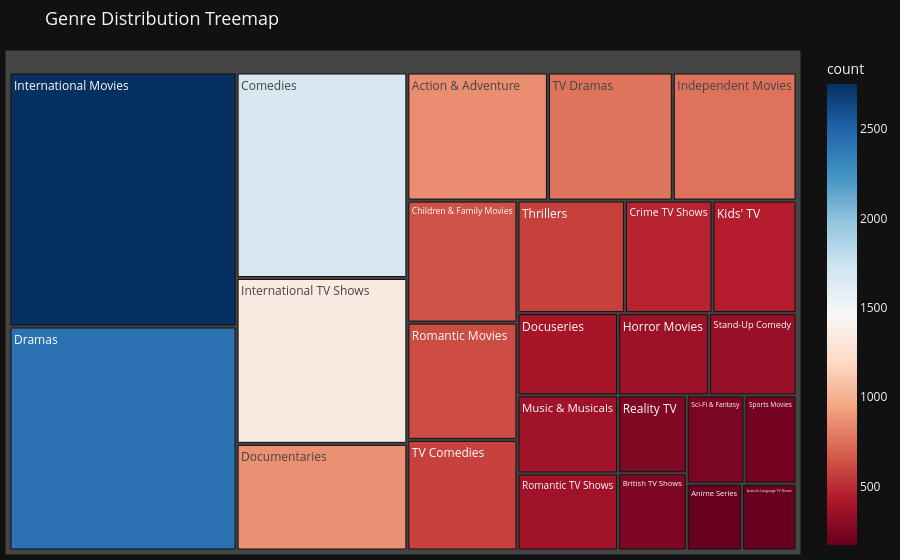

The cell this chart's notebook holds for it:
### Code cell
# Chart Genre-2: Genre Treemap (Plotly — interactive)
fig = plot_genre_treemap(df)
fig.show()

### Figure 1 — Plotly figure (JSON) as saved in the notebook; plotly's stock layout.template omitted (floating-point values rounded to 4 significant figures)
{"data": [{"branchvalues": "total", "customdata": [[2752.0], [2427.0], [1674.0], [1351.0], [869.0], [859.0], [763.0], [756.0], [641.0], [616.0], [581.0], [577.0], [470.0], [451.0], [395.0], [375.0], [370.0], [357.0], [343.0], [255.0], [253.0], [243.0], [219.0], [176.0], [174.0]], "domain": {"x": [0.0, 1.0], "y": [0.0, 1.0]}, "hovertemplate": "labels=%{label}<br>count_sum=%{value}<br>parent=%{parent}<br>id=%{id}<br>count=%{color}<extra></extra>", "ids": ["International Movies", "Dramas", "Comedies", "International TV Shows", "Documentaries", "Action & Adventure", "TV Dramas", "Independent Movies", "Children & Family Movies", "Romantic Movies", "TV Comedies", "Thrillers", "Crime TV Shows", "Kids' TV", "Docuseries", "Music & Musicals", "Romantic TV Shows", "Horror Movies", "Stand-Up Comedy", "Reality TV", "British TV Shows", "Sci-Fi & Fantasy", "Sports Movies", "Anime Series", "Spanish-Language TV Shows"], "labels": ["International Movies", "Dramas", "Comedies", "International TV Shows", "Documentaries", "Action & Adventure", "TV Dramas", "Independent Movies", "Children & Family Movies", "Romantic Movies", "TV Comedies", "Thrillers", "Crime TV Shows", "Kids' TV", "Docuseries", "Music & Musicals", "Romantic TV Shows", "Horror Movies", "Stand-Up Comedy", "Reality TV", "British TV Shows", "Sci-Fi & Fantasy", "Sports Movies", "Anime Series", "Spanish-Language TV Shows"], "marker": {"coloraxis": "coloraxis", "colors": [2752.0, 2427.0, 1674.0, 1351.0, 869.0, 859.0, 763.0, 756.0, 641.0, 616.0, 581.0, 577.0, 470.0, 451.0, 395.0, 375.0, 370.0, 357.0, 343.0, 255.0, 253.0, 243.0, 219.0, 176.0, 174.0]}, "name": "", "parents": ["", "", "", "", "", "", "", "", "", "", "", "", "", "", "", "", "", "", "", "", "", "", "", "", ""], "type": "treemap", "values": [2752.0, 2427.0, 1674.0, 1351.0, 869.0, 859.0, 763.0, 756.0, 641.0, 616.0, 581.0, 577.0, 470.0, 451.0, 395.0, 375.0, 370.0, 357.0, 343.0, 255.0, 253.0, 243.0, 219.0, 176.0, 174.0]}], "layout": {"coloraxis": {"autocolorscale": false, "colorbar": {"title": {"text": "count"}}, "colorscale": [[0.0, "rgb(103,0,31)"], [0.1, "rgb(178,24,43)"], [0.2, "rgb(214,96,77)"], [0.3, "rgb(244,165,130)"], [0.4, "rgb(253,219,199)"], [0.5, "rgb(247,247,247)"], [0.6, "rgb(209,229,240)"], [0.7, "rgb(146,197,222)"], [0.8, "rgb(67,147,195)"], [0.9, "rgb(33,102,172)"], [1.0, "rgb(5,48,97)"]]}, "legend": {"tracegroupgap": 0}, "margin": {"b": 5, "l": 5, "r": 5, "t": 50}, "title": {"font": {"size": 18}, "text": "Genre Distribution Treemap"}}}
